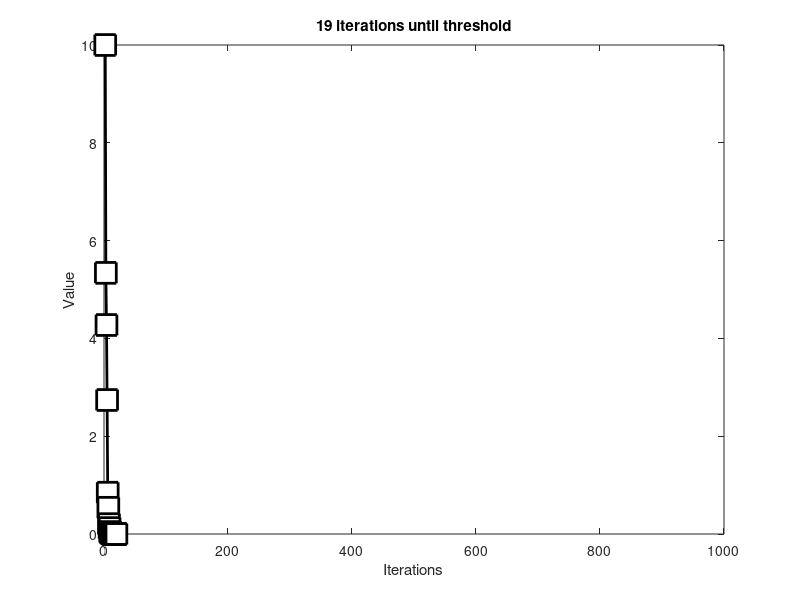

Source code (MATLAB):
%% 
%     COURSE: Master MATLAB through guided problem-solving
%    SECTION: Command statements
%      VIDEO: Random count-down timer (Poisson-like)
% Instructor: mikexcohen.com
%
%%

% set threshold
thresh = exp(-10);

% initialize initial value
[currval,startval] = deal( 10 );%deal() function gives all output the same value in the ().

% decay process
decayvar = nan(1,1000);

% counter
counter = 0;
currval = startval;

% stay in loop as long as needed
while currval>thresh
    
    % increase counter
    counter = counter+1;

     % update decay variable
    decayvar(counter+1) = currval;
    
    % decrease target by random fraction ([0 1])
    currval = currval * rand; % rand would generate the defult random number between 0 and 1. 
    
   
end

% plot the results
figure(1), clf
plot(decayvar,'ks-','linew',2,'markersize',15,'markerfacecolor','w')
xlabel('Iterations'), ylabel('Value')
title([ num2str(counter) ' iterations until threshold' ])

%%
